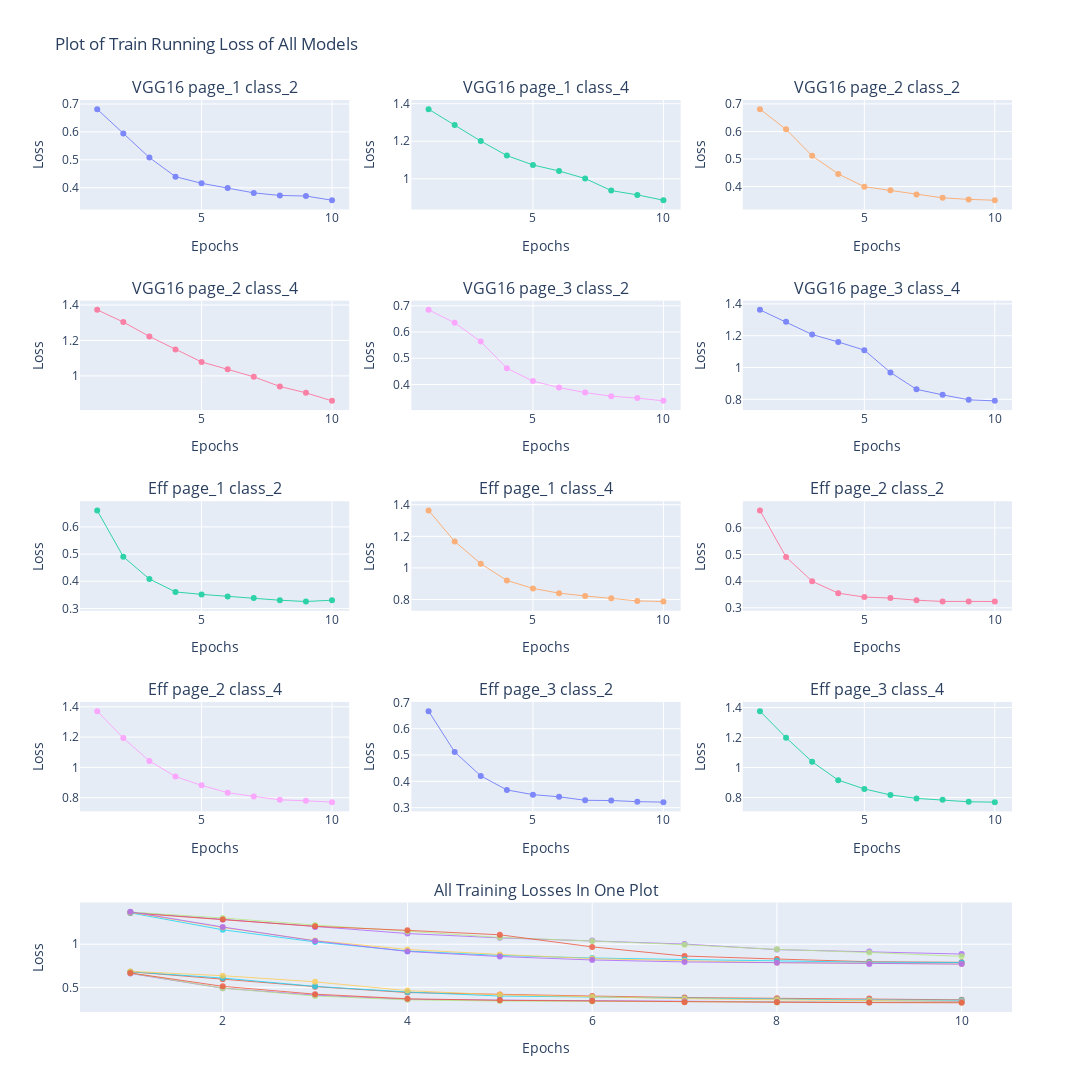

Write notebook code for a chart like this one.
### Code cell
plt = reporting_util.make_loss_plots(analytics)
plt.show()

### Figure 1 — Plotly figure (JSON) as saved in the notebook; plotly's stock layout.template omitted (floating-point values rounded to 4 significant figures)
{"data": [{"line": {"width": 1}, "name": "VGG16 page_1 class_2_train", "opacity": 0.8, "type": "scatter", "x": [1, 2, 3, 4, 5, 6, 7, 8, 9, 10], "xaxis": "x", "y": [0.6812, 0.5939, 0.5081, 0.4397, 0.4159, 0.3988, 0.3816, 0.3724, 0.3703, 0.3554], "yaxis": "y"}, {"line": {"width": 1}, "name": "VGG16 page_1 class_2", "opacity": 0.8, "type": "scatter", "x": [1, 2, 3, 4, 5, 6, 7, 8, 9, 10], "xaxis": "x13", "y": [0.6812, 0.5939, 0.5081, 0.4397, 0.4159, 0.3988, 0.3816, 0.3724, 0.3703, 0.3554], "yaxis": "y13"}, {"line": {"width": 1}, "name": "VGG16 page_1 class_4_train", "opacity": 0.8, "type": "scatter", "x": [1, 2, 3, 4, 5, 6, 7, 8, 9, 10], "xaxis": "x2", "y": [1.371, 1.287, 1.201, 1.124, 1.074, 1.042, 1.002, 0.9374, 0.9144, 0.886], "yaxis": "y2"}, {"line": {"width": 1}, "name": "VGG16 page_1 class_4", "opacity": 0.8, "type": "scatter", "x": [1, 2, 3, 4, 5, 6, 7, 8, 9, 10], "xaxis": "x13", "y": [1.371, 1.287, 1.201, 1.124, 1.074, 1.042, 1.002, 0.9374, 0.9144, 0.886], "yaxis": "y13"}, {"line": {"width": 1}, "name": "VGG16 page_2 class_2_train", "opacity": 0.8, "type": "scatter", "x": [1, 2, 3, 4, 5, 6, 7, 8, 9, 10], "xaxis": "x3", "y": [0.6807, 0.6076, 0.5113, 0.4456, 0.3992, 0.3862, 0.3707, 0.3586, 0.3531, 0.3501], "yaxis": "y3"}, {"line": {"width": 1}, "name": "VGG16 page_2 class_2", "opacity": 0.8, "type": "scatter", "x": [1, 2, 3, 4, 5, 6, 7, 8, 9, 10], "xaxis": "x13", "y": [0.6807, 0.6076, 0.5113, 0.4456, 0.3992, 0.3862, 0.3707, 0.3586, 0.3531, 0.3501], "yaxis": "y13"}, {"line": {"width": 1}, "name": "VGG16 page_2 class_4_train", "opacity": 0.8, "type": "scatter", "x": [1, 2, 3, 4, 5, 6, 7, 8, 9, 10], "xaxis": "x4", "y": [1.373, 1.304, 1.223, 1.149, 1.079, 1.037, 0.9946, 0.9404, 0.9043, 0.8591], "yaxis": "y4"}, {"line": {"width": 1}, "name": "VGG16 page_2 class_4", "opacity": 0.8, "type": "scatter", "x": [1, 2, 3, 4, 5, 6, 7, 8, 9, 10], "xaxis": "x13", "y": [1.373, 1.304, 1.223, 1.149, 1.079, 1.037, 0.9946, 0.9404, 0.9043, 0.8591], "yaxis": "y13"}, {"line": {"width": 1}, "name": "VGG16 page_3 class_2_train", "opacity": 0.8, "type": "scatter", "x": [1, 2, 3, 4, 5, 6, 7, 8, 9, 10], "xaxis": "x5", "y": [0.6846, 0.6351, 0.5637, 0.4619, 0.4128, 0.3883, 0.3689, 0.3552, 0.348, 0.3375], "yaxis": "y5"}, {"line": {"width": 1}, "name": "VGG16 page_3 class_2", "opacity": 0.8, "type": "scatter", "x": [1, 2, 3, 4, 5, 6, 7, 8, 9, 10], "xaxis": "x13", "y": [0.6846, 0.6351, 0.5637, 0.4619, 0.4128, 0.3883, 0.3689, 0.3552, 0.348, 0.3375], "yaxis": "y13"}, {"line": {"width": 1}, "name": "VGG16 page_3 class_4_train", "opacity": 0.8, "type": "scatter", "x": [1, 2, 3, 4, 5, 6, 7, 8, 9, 10], "xaxis": "x6", "y": [1.363, 1.287, 1.207, 1.161, 1.109, 0.9691, 0.8628, 0.8282, 0.7969, 0.7903], "yaxis": "y6"}, {"line": {"width": 1}, "name": "VGG16 page_3 class_4", "opacity": 0.8, "type": "scatter", "x": [1, 2, 3, 4, 5, 6, 7, 8, 9, 10], "xaxis": "x13", "y": [1.363, 1.287, 1.207, 1.161, 1.109, 0.9691, 0.8628, 0.8282, 0.7969, 0.7903], "yaxis": "y13"}, {"line": {"width": 1}, "name": "Eff page_1 class_2_train", "opacity": 0.8, "type": "scatter", "x": [1, 2, 3, 4, 5, 6, 7, 8, 9, 10], "xaxis": "x7", "y": [0.6604, 0.4902, 0.4084, 0.3607, 0.3517, 0.3437, 0.338, 0.3302, 0.3255, 0.3303], "yaxis": "y7"}, {"line": {"width": 1}, "name": "Eff page_1 class_2", "opacity": 0.8, "type": "scatter", "x": [1, 2, 3, 4, 5, 6, 7, 8, 9, 10], "xaxis": "x13", "y": [0.6604, 0.4902, 0.4084, 0.3607, 0.3517, 0.3437, 0.338, 0.3302, 0.3255, 0.3303], "yaxis": "y13"}, {"line": {"width": 1}, "name": "Eff page_1 class_4_train", "opacity": 0.8, "type": "scatter", "x": [1, 2, 3, 4, 5, 6, 7, 8, 9, 10], "xaxis": "x8", "y": [1.364, 1.168, 1.027, 0.9209, 0.8702, 0.8402, 0.8227, 0.8085, 0.7913, 0.7875], "yaxis": "y8"}, {"line": {"width": 1}, "name": "Eff page_1 class_4", "opacity": 0.8, "type": "scatter", "x": [1, 2, 3, 4, 5, 6, 7, 8, 9, 10], "xaxis": "x13", "y": [1.364, 1.168, 1.027, 0.9209, 0.8702, 0.8402, 0.8227, 0.8085, 0.7913, 0.7875], "yaxis": "y13"}, {"line": {"width": 1}, "name": "Eff page_2 class_2_train", "opacity": 0.8, "type": "scatter", "x": [1, 2, 3, 4, 5, 6, 7, 8, 9, 10], "xaxis": "x9", "y": [0.6653, 0.4905, 0.3995, 0.355, 0.3403, 0.3365, 0.3285, 0.3239, 0.3241, 0.3237], "yaxis": "y9"}, {"line": {"width": 1}, "name": "Eff page_2 class_2", "opacity": 0.8, "type": "scatter", "x": [1, 2, 3, 4, 5, 6, 7, 8, 9, 10], "xaxis": "x13", "y": [0.6653, 0.4905, 0.3995, 0.355, 0.3403, 0.3365, 0.3285, 0.3239, 0.3241, 0.3237], "yaxis": "y13"}, {"line": {"width": 1}, "name": "Eff page_2 class_4_train", "opacity": 0.8, "type": "scatter", "x": [1, 2, 3, 4, 5, 6, 7, 8, 9, 10], "xaxis": "x10", "y": [1.371, 1.194, 1.042, 0.9394, 0.8815, 0.8333, 0.8084, 0.7863, 0.7794, 0.7709], "yaxis": "y10"}, {"line": {"width": 1}, "name": "Eff page_2 class_4", "opacity": 0.8, "type": "scatter", "x": [1, 2, 3, 4, 5, 6, 7, 8, 9, 10], "xaxis": "x13", "y": [1.371, 1.194, 1.042, 0.9394, 0.8815, 0.8333, 0.8084, 0.7863, 0.7794, 0.7709], "yaxis": "y13"}, {"line": {"width": 1}, "name": "Eff page_3 class_2_train", "opacity": 0.8, "type": "scatter", "x": [1, 2, 3, 4, 5, 6, 7, 8, 9, 10], "xaxis": "x11", "y": [0.6668, 0.5115, 0.4207, 0.3673, 0.3494, 0.3412, 0.3279, 0.327, 0.3227, 0.3209], "yaxis": "y11"}, {"line": {"width": 1}, "name": "Eff page_3 class_2", "opacity": 0.8, "type": "scatter", "x": [1, 2, 3, 4, 5, 6, 7, 8, 9, 10], "xaxis": "x13", "y": [0.6668, 0.5115, 0.4207, 0.3673, 0.3494, 0.3412, 0.3279, 0.327, 0.3227, 0.3209], "yaxis": "y13"}, {"line": {"width": 1}, "name": "Eff page_3 class_4_train", "opacity": 0.8, "type": "scatter", "x": [1, 2, 3, 4, 5, 6, 7, 8, 9, 10], "xaxis": "x12", "y": [1.376, 1.199, 1.038, 0.916, 0.8574, 0.8172, 0.7943, 0.7844, 0.7716, 0.7693], "yaxis": "y12"}, {"line": {"width": 1}, "name": "Eff page_3 class_4", "opacity": 0.8, "type": "scatter", "x": [1, 2, 3, 4, 5, 6, 7, 8, 9, 10], "xaxis": "x13", "y": [1.376, 1.199, 1.038, 0.916, 0.8574, 0.8172, 0.7943, 0.7844, 0.7716, 0.7693], "yaxis": "y13"}], "layout": {"annotations": [{"font": {"size": 16}, "showarrow": false, "text": "VGG16 page_1 class_2", "x": 0.1444, "xanchor": "center", "xref": "paper", "y": 1, "yanchor": "bottom", "yref": "paper"}, {"font": {"size": 16}, "showarrow": false, "text": "VGG16 page_1 class_4", "x": 0.5, "xanchor": "center", "xref": "paper", "y": 1, "yanchor": "bottom", "yref": "paper"}, {"font": {"size": 16}, "showarrow": false, "text": "VGG16 page_2 class_2", "x": 0.8556, "xanchor": "center", "xref": "paper", "y": 1, "yanchor": "bottom", "yref": "paper"}, {"font": {"size": 16}, "showarrow": false, "text": "VGG16 page_2 class_4", "x": 0.1444, "xanchor": "center", "xref": "paper", "y": 0.78, "yanchor": "bottom", "yref": "paper"}, {"font": {"size": 16}, "showarrow": false, "text": "VGG16 page_3 class_2", "x": 0.5, "xanchor": "center", "xref": "paper", "y": 0.78, "yanchor": "bottom", "yref": "paper"}, {"font": {"size": 16}, "showarrow": false, "text": "VGG16 page_3 class_4", "x": 0.8556, "xanchor": "center", "xref": "paper", "y": 0.78, "yanchor": "bottom", "yref": "paper"}, {"font": {"size": 16}, "showarrow": false, "text": "Eff page_1 class_2", "x": 0.1444, "xanchor": "center", "xref": "paper", "y": 0.56, "yanchor": "bottom", "yref": "paper"}, {"font": {"size": 16}, "showarrow": false, "text": "Eff page_1 class_4", "x": 0.5, "xanchor": "center", "xref": "paper", "y": 0.56, "yanchor": "bottom", "yref": "paper"}, {"font": {"size": 16}, "showarrow": false, "text": "Eff page_2 class_2", "x": 0.8556, "xanchor": "center", "xref": "paper", "y": 0.56, "yanchor": "bottom", "yref": "paper"}, {"font": {"size": 16}, "showarrow": false, "text": "Eff page_2 class_4", "x": 0.1444, "xanchor": "center", "xref": "paper", "y": 0.34, "yanchor": "bottom", "yref": "paper"}, {"font": {"size": 16}, "showarrow": false, "text": "Eff page_3 class_2", "x": 0.5, "xanchor": "center", "xref": "paper", "y": 0.34, "yanchor": "bottom", "yref": "paper"}, {"font": {"size": 16}, "showarrow": false, "text": "Eff page_3 class_4", "x": 0.8556, "xanchor": "center", "xref": "paper", "y": 0.34, "yanchor": "bottom", "yref": "paper"}, {"font": {"size": 16}, "showarrow": false, "text": "All Training Losses In One Plot", "x": 0.5, "xanchor": "center", "xref": "paper", "y": 0.12, "yanchor": "bottom", "yref": "paper"}], "height": 2000, "showlegend": false, "title": {"text": "Plot of Train Running Loss of All Models"}, "width": 2000, "xaxis": {"anchor": "y", "domain": [0, 0.2889], "title": {"text": "Epochs"}}, "xaxis10": {"anchor": "y10", "domain": [0, 0.2889], "title": {"text": "Epochs"}}, "xaxis11": {"anchor": "y11", "domain": [0.3556, 0.6444], "title": {"text": "Epochs"}}, "xaxis12": {"anchor": "y12", "domain": [0.7111, 1], "title": {"text": "Epochs"}}, "xaxis13": {"anchor": "y13", "domain": [0, 1], "title": {"text": "Epochs"}}, "xaxis2": {"anchor": "y2", "domain": [0.3556, 0.6444], "title": {"text": "Epochs"}}, "xaxis3": {"anchor": "y3", "domain": [0.7111, 1], "title": {"text": "Epochs"}}, "xaxis4": {"anchor": "y4", "domain": [0, 0.2889], "title": {"text": "Epochs"}}, "xaxis5": {"anchor": "y5", "domain": [0.3556, 0.6444], "title": {"text": "Epochs"}}, "xaxis6": {"anchor": "y6", "domain": [0.7111, 1], "title": {"text": "Epochs"}}, "xaxis7": {"anchor": "y7", "domain": [0, 0.2889], "title": {"text": "Epochs"}}, "xaxis8": {"anchor": "y8", "domain": [0.3556, 0.6444], "title": {"text": "Epochs"}}, "xaxis9": {"anchor": "y9", "domain": [0.7111, 1], "title": {"text": "Epochs"}}, "yaxis": {"anchor": "x", "domain": [0.88, 1], "title": {"text": "Loss"}}, "yaxis10": {"anchor": "x10", "domain": [0.22, 0.34], "title": {"text": "Loss"}}, "yaxis11": {"anchor": "x11", "domain": [0.22, 0.34], "title": {"text": "Loss"}}, "yaxis12": {"anchor": "x12", "domain": [0.22, 0.34], "title": {"text": "Loss"}}, "yaxis13": {"anchor": "x13", "domain": [0, 0.12], "title": {"text": "Loss"}}, "yaxis2": {"anchor": "x2", "domain": [0.88, 1], "title": {"text": "Loss"}}, "yaxis3": {"anchor": "x3", "domain": [0.88, 1], "title": {"text": "Loss"}}, "yaxis4": {"anchor": "x4", "domain": [0.66, 0.78], "title": {"text": "Loss"}}, "yaxis5": {"anchor": "x5", "domain": [0.66, 0.78], "title": {"text": "Loss"}}, "yaxis6": {"anchor": "x6", "domain": [0.66, 0.78], "title": {"text": "Loss"}}, "yaxis7": {"anchor": "x7", "domain": [0.44, 0.56], "title": {"text": "Loss"}}, "yaxis8": {"anchor": "x8", "domain": [0.44, 0.56], "title": {"text": "Loss"}}, "yaxis9": {"anchor": "x9", "domain": [0.44, 0.56], "title": {"text": "Loss"}}}}
